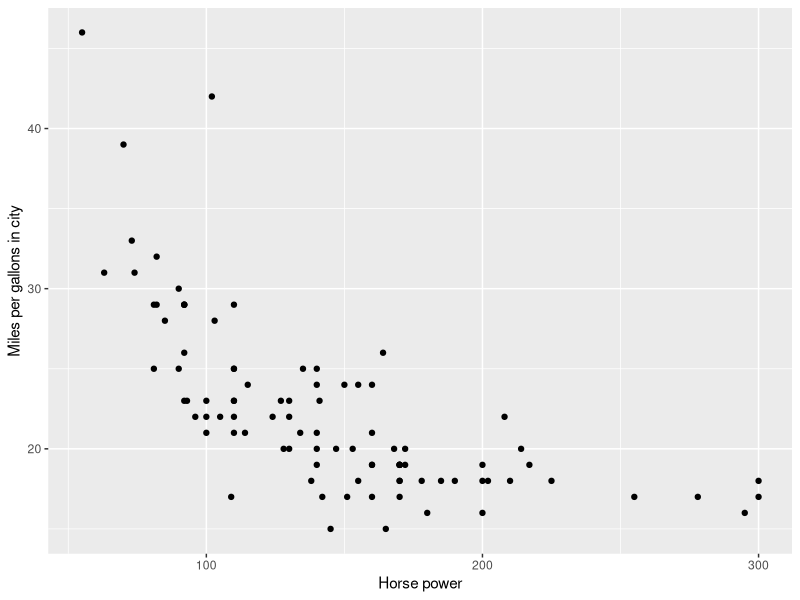
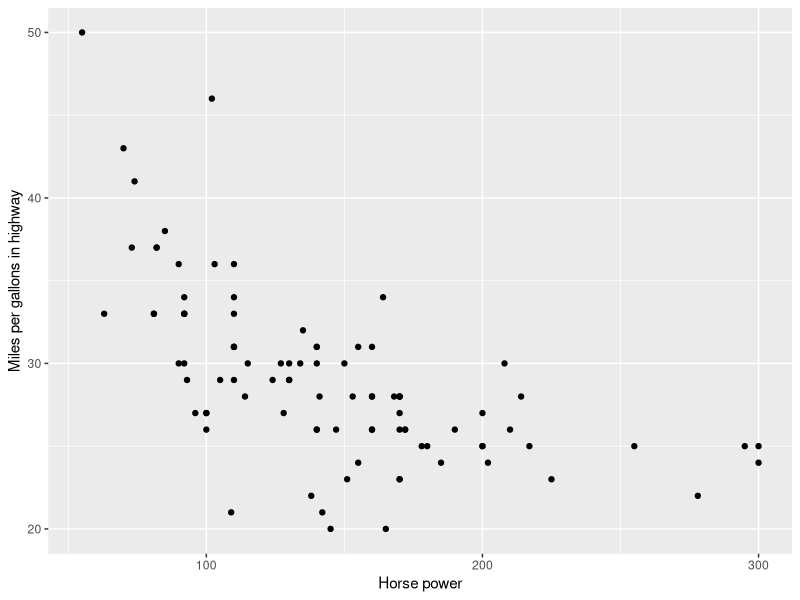
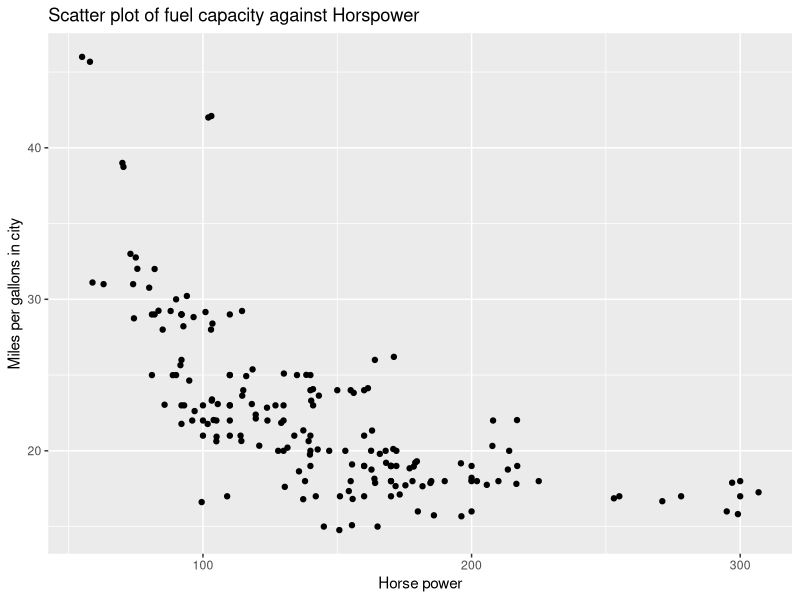
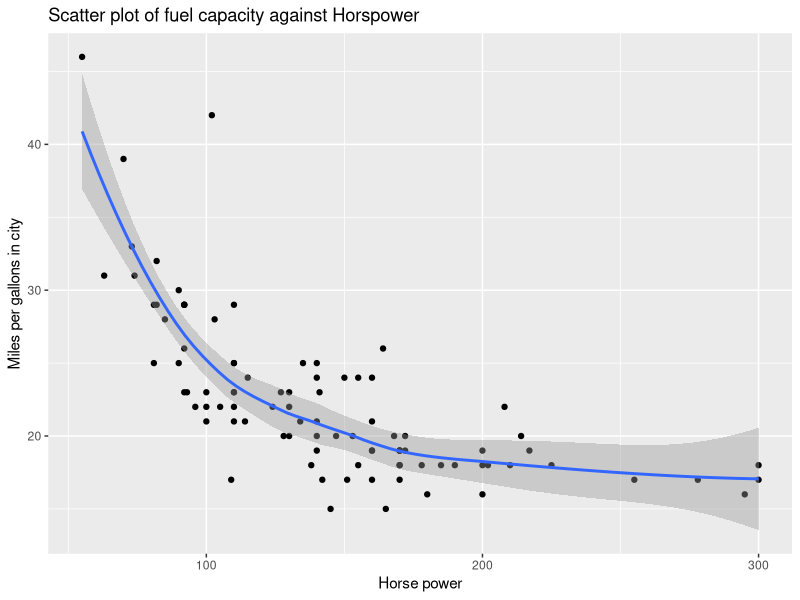
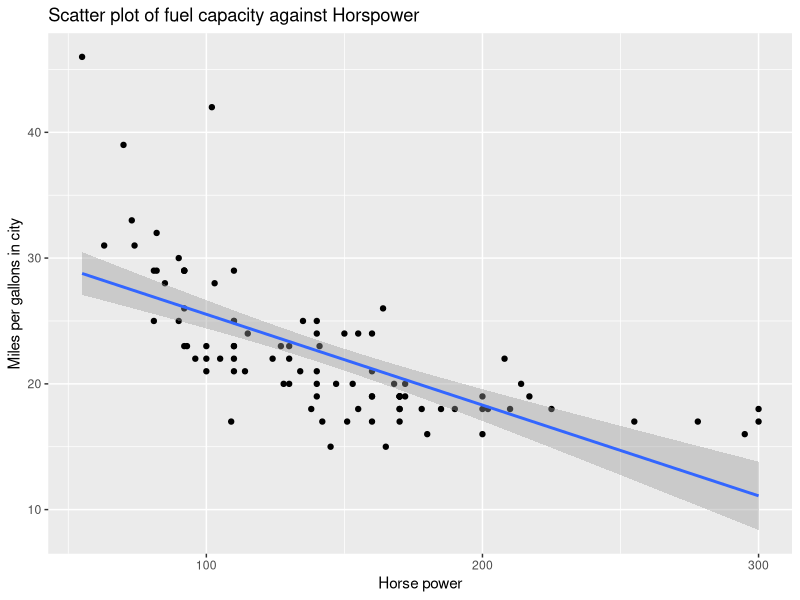

These figures' R source, in order: (Note: this script raises an error after producing the figures.)
setwd("~/OneDrive - University of Canberra/Semester 2/Exploratory data analysis and visualization/Week 4/Tutorial/")

library(MASS)
library(ggplot2)

# Questions 1 

# 1 a. Read the help file about the “Cars93” dataset (?Cars93) 
?Cars93

# 1 b. Suppose you are curious about the relationship between fuel efficiency and horsepower. 
#You suspect that as the horsepower of the car increases, the fuel efficiency decreases. You want to 
# verify this with a plot. Create such a plot with informative axis labels. Interpret the plot. Does this relationship 
#change by vehicle type (perhaps use the filter() function)?

ggplot(Cars93, aes(Cars93$Horsepower, Cars93$MPG.city))+
  geom_point()+
  xlab("Horse power")+
  ylab("Miles per gallons in city")

ggplot(Cars93, aes(Cars93$Horsepower, Cars93$MPG.highway))+
  geom_point()+
  xlab("Horse power")+
  ylab("Miles per gallons in highway")

ggplot(Cars93, aes(Cars93$Horsepower, Cars93$MPG.city))+
  geom_point()+
  geom_jitter(width = 10)+
  xlab("Horse power")+
  ylab("Miles per gallons in city")+
  ggtitle("Scatter plot of fuel capacity against Horspower")


#1 c. Add a smoothed trend line as well as a smoothed trend line. Which one suits the visualisation better and why?

ggplot(Cars93, aes(Cars93$Horsepower, Cars93$MPG.city))+
  geom_point()+
  geom_smooth(method = "auto")+
  xlab("Horse power")+
  ylab("Miles per gallons in city")+
  ggtitle("Scatter plot of fuel capacity against Horspower")

ggplot(Cars93, aes(Cars93$Horsepower, Cars93$MPG.city))+
  geom_point()+
  geom_smooth(method = "lm")+
  xlab("Horse power")+
  ylab("Miles per gallons in city")+
  ggtitle("Scatter plot of fuel capacity against Horspower")


#1 d. What is the most common car manufacturer in this dataset? 
#Create a plot which shows the frequency of the top 10 manufacturers.
top_10 <- Cars93 %>% group_by(Manufacturer) %>% count() %>% arrange(-n) %>% head(10)
ggplot(top_10, aes(x=Manufacturer, y= n)) +
  geom_bar(stat="identity")


#1 e.Create a bivariate barplot which shows the median midrange price of each type of vehicle. What does this plot reveal? 
# Should we be cautious of anything? How could we resolve these cautions (how could we create a more detailed plot)?
median_price_range <- Cars93 %>% group_by(Type) %>% summarise(Median_Price = median(Price))
ggplot(median_price_range, aes(Type, Median_Price)) +
  geom_bar(stat = "identity")


#1 f. Which manufacturer is the most fuel efficient? Take fuel efficiency to be the average of the “MPG.city” and “MPG.highway” 
# variables. Create a bivariate boxplot for the five most fuel-efficient manufacturers.

fuel_efficient_manufacturer <- Cars93 %>% group_by(Manufacturer) %>% mutate(average=(MPG.city+MPG.city)/2) %>% arrange(-average) %>% head(5)

ggplot(fuel_efficient_manufacturer, aes(x=Manufacturer, y=average)) + geom_bar(stat="identity")


# Question 2
# 2 a. Read the help file on the “crabs” dataset (?crabs)
?crabs

# 2 b. Create an extended scatter plot between FL and BD. Creating meaningful titles and
# axis labels!
  ggplot(crabs, aes(x=FL,y=BD))+
    geom_point()+
    xlab("frontal lobe size (mm).")+
    ylab("body depth (mm).")+
    ggtitle("Relationship between the frontal lobe size and body depth of the crabs")

# 2 c. Now add a geom_jitter() layer, setting the width to 2. Does this help the
  # interpretability of the plot heavily? Is it required to view the actual relationship?
  #  Why or why not?
  ggplot(crabs, aes(x=FL,y=BD))+
  geom_point()+
  geom_jitter(width = 2)+
  xlab("frontal lobe size (mm).")+
  ylab("body depth (mm).")+
  ggtitle("Relationship between the frontal lobe size and body depth of the crabs")

# 2 d. Add a linear trend line. Are the two variables linearly correlated? Positive or
  #negative? Does the variation change in BD depending on FL?
  ggplot(crabs, aes(x=FL,y=BD))+
    geom_point()+
    geom_smooth(method = "lm")
    xlab("frontal lobe size (mm).")+
    ylab("body depth (mm).")+
    ggtitle("Relationship between the frontal lobe size and body depth of the crabs")
    
# 2 e. There is a function which can also help overplotting on a scatter plot when so many
    # points are on a graph you cannot tell which areas have more points and which have
    # less. Which function could help you solve such an issue?  
    
    ggplot(crabs, aes(x=FL,y=BD))+
      geom_bin2d(binwidth = .5)+
      xlab("frontal lobe size (mm).")+
      ylab("body depth (mm).")+
      ggtitle("Relationship between the frontal lobe size and body depth of the crabs")
    
# 2 f. Apply the function to a plot with the two variables CL and CW. Explain any notable
   # observations and based off the help file, try to explain the trends.
    ggplot(crabs, aes(x=CL,y=CW))+
      geom_bin2d()+
      xlab("carapace length (mm).")+
      ylab("carapace width (mm).")+
      ggtitle("Relationship between the carapace length and carapace width of the crabs")

